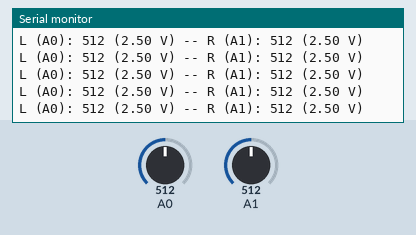
This sketch was run on a simulated Arduino Uno, built with avr-gcc and run on an emulated ATmega328P. Parts: the last lines printed to the serial monitor. Inputs (shaded band) come from the test bench; at power-on: A0 = 512, A1 = 512.

Above: at 1.2 s.
1.3 s: A0 set to 105
At 2.2 s:
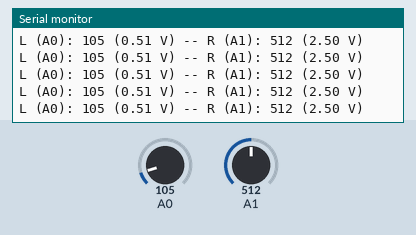
4.3 s: A0 set to 94
At 5.2 s:
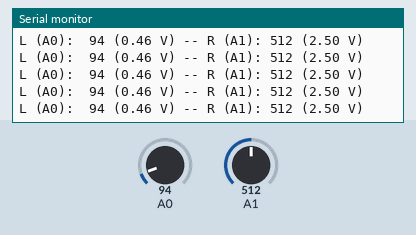

Measured:
- the behaviour switches between 100 and 99 on A0 (found by bisection; images 1 and 2)
- after the input at 1.3 s, the serial monitor: prints a new line at once (image 1)
- after the input at 4.3 s, the serial monitor: prints a new line at once (image 2)

The sketch:

test_2_line_sensors.ino
```cpp
void setup() {
  Serial.begin(115200);
}

void loop() {
  int valueA0 = analogRead(A0);
  int valueA1 = analogRead(A1);

  float voltageA0 = valueA0 * (5.0 / 1023.0);
  float voltageA1 = valueA1 * (5.0 / 1023.0);

  char voltA0Str[6], voltA1Str[6];
  dtostrf(voltageA0, 4, 2, voltA0Str);
  dtostrf(voltageA1, 4, 2, voltA1Str);

  char buffer[80];
  snprintf(buffer, sizeof(buffer), "L (A0): %3d (%s V) -- R (A1): %3d (%s V)", valueA0, voltA0Str, valueA1, voltA1Str);
  Serial.println(buffer);
}
```
